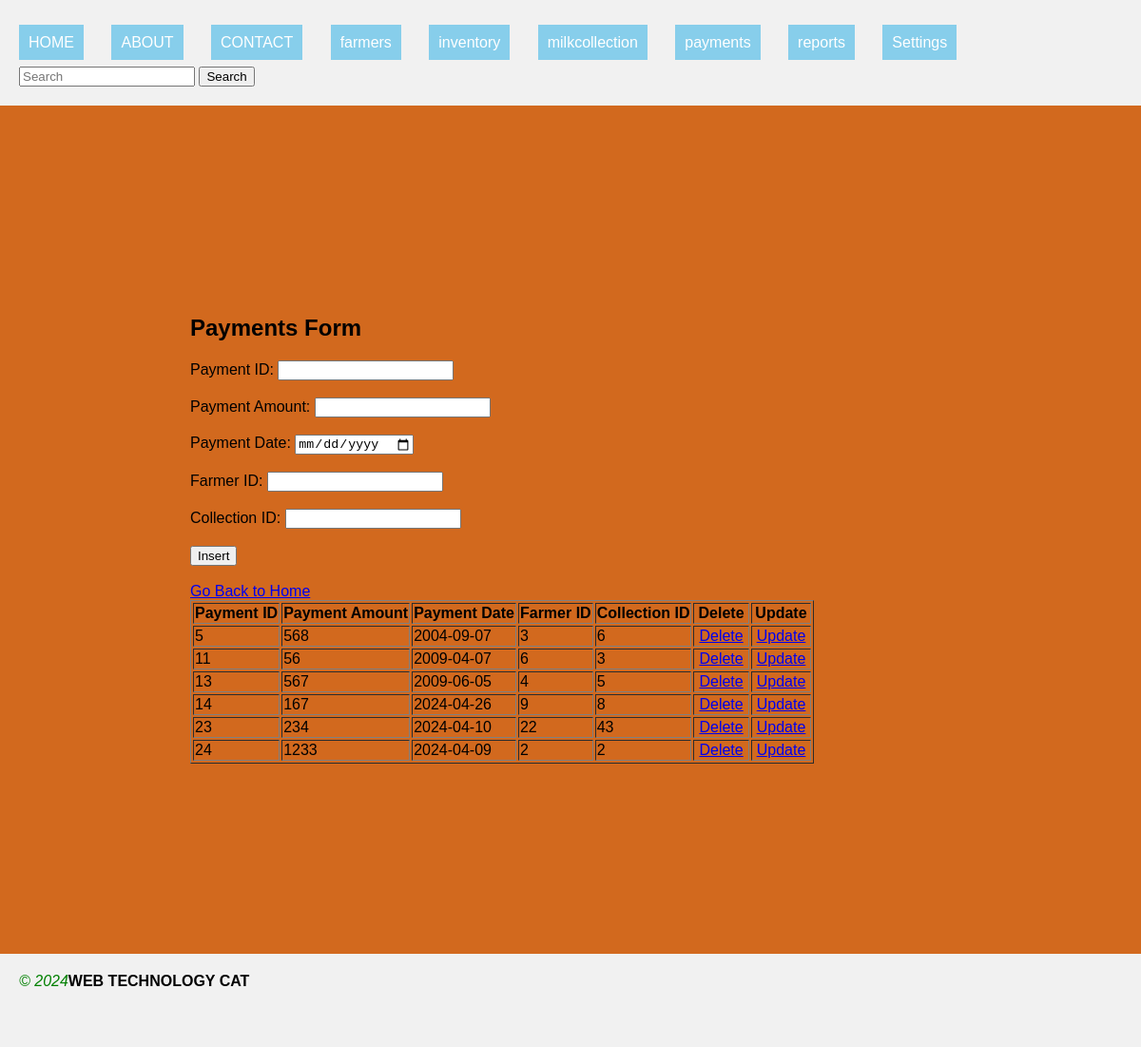
The page /payments.php on the database its author committed.
### tables this page shows
CREATE TABLE `payments` (
  `payment_id` int(11) NOT NULL,
  `payment_amount` int(11) DEFAULT NULL,
  `payment_date` date NOT NULL,
  `farmer_id` int(11) DEFAULT NULL,
  `collection_id` int(11) DEFAULT NULL
);

### payments.php (the view, shortened to what this page needs)
<!DOCTYPE html>
<html lang="en">
<head>
  <link rel="stylesheet" type="text/css" href="style.css" title="style 1" media="screen, tv, projection, handheld, print"/>
</head>
<header>
<body bgcolor="chocolate">
  <ul style="list-style-type: none; padding: 0;">
    <li style="display: inline; margin-right: 10px;"><a href="./home.html" style="padding: 10px; color: white; background-color: skyblue; text-decoration: none; margin-right: 15px;">HOME</a></li>
    <li style="display: inline; margin-right: 10px;"><a href="./about.html" style="padding: 10px; color: white; background-color: skyblue; text-decoration: none; margin-right: 15px;">ABOUT</a></li>
    <li style="display: inline; margin-right: 10px;"><a href="./contact.html" style="padding: 10px; color: white; background-color: skyblue; text-decoration: none; margin-right: 15px;">CONTACT</a></li>
    <li style="display: inline; margin-right: 10px;"><a href="./farmers.php" style="padding: 10px; color: white; background-color: skyblue; text-decoration: none; margin-right: 15px;">farmers</a></li>
    <li style="display: inline; margin-right: 10px;"><a href="./inventory.php" style="padding: 10px; color: white; background-color: skyblue; text-decoration: none; margin-right: 15px;">inventory</a></li>
    <li style="display: inline; margin-right: 10px;"><a href="./milkcollection.php" style="padding: 10px; color: white; background-color: skyblue; text-decoration: none; margin-right: 15px;">milkcollection</a></li>
    <li style="display: inline; margin-right: 10px;"><a href="./payments.php" style="padding: 10px; color: white; background-color: skyblue; text-decoration: none; margin-right: 15px;">payments</a></li>
    <li style="display: inline; margin-right: 10px;"><a href="./reports.php" style="padding: 10px; color: white; background-color: skyblue; text-decoration: none; margin-right: 15px;">reports</a></li>
    <li class="dropdown" style="display: inline; margin-right: 10px;">
      <a href="#" style="padding: 10px; color: white; background-color: skyblue; text-decoration: none; margin-right: 15px;">Settings</a>
    </li>
  </ul>
  <form class="d-flex" role="search" action="search.php">
    <input class="form-control me-2" type="search" placeholder="Search" aria-label="Search" name="query">
    <button class="btn btn-outline-success" type="submit">Search</button>
  </form>
</header>
<section>
    <h1>Payments Form</h1>
    <form method="post">
        <label for="payid">Payment ID:</label>
        <input type="number" id="payid" name="payid" required><br><br>
        <label for="payamount">Payment Amount:</label>
        <input type="number" id="payamount" name="payamount" required><br><br>
        <label for="paydate">Payment Date:</label>
        <input type="date" id="paydate" name="paydate" required><br><br>
        <label for="famid">Farmer ID:</label>
        <input type="number" id="famid" name="famid" required><br><br>
        <label for="collectid">Collection ID:</label>
        <input type="number" id="collectid" name="collectid" required><br><br>
        <input type="submit" name="insert" value="Insert"><br><br>
        <a href="./home.html">Go Back to Home</a>
    </form>
    <?php
   include 'db_connection.php';
    ?>
    <table>
        <table border="1">
        <tr>
            <th>Payment ID</th>
            <th>Payment Amount</th>
            <th>Payment Date</th>
            <th>Farmer ID</th>
            <th>Collection ID</th>
            <th>Delete</th>
            <th>Update</th>
        </tr>
        <?php
        $sql = "SELECT * FROM payments";
        $result = $connection->query($sql);
        if ($result->num_rows > 0) {
            while ($row = $result->fetch_assoc()) {
                $payment_id = $row["payment_id"];
                echo "<tr>
                    <td>" . $row["payment_id"] . "</td>
                    <td>" . $row["payment_amount"] . "</td>
                    <td>" . $row["payment_date"] . "</td>
                    <td>" . $row["farmer_id"] . "</td>
                    <td>" . $row["collection_id"] . "</td>
                    <td><a style='padding:4px' href='delete_payments.php?payment_id=$payment_id'>Delete</a></td>
                    <td><a style='padding:4px' href='update_payments.php?payment_id=$payment_id'>Update</a></td>
                  </tr>";
            }
        } else {
            echo "<tr><td colspan='7'>No data found</td></tr>";
        }
        ?>
    </table>
</section>
  <footer>
       <marquee><i style="color: green;">&copy; 2024</i><b>WEB TECHNOLOGY CAT</b></marquee>
  <footer>
</body>
</html>

### style.css (style rules this page uses)
body { font-family: Arial, sans-serif; margin: 0; padding: 0; }
header { background-color: #f1f1f1; padding: 20px; }
section { padding: 200px; }
footer { background-color: #f1f1f1; padding: 20px; }
.dropdown { position: relative; display: inline; margin-right: 10px; }

### payments.php (style rules this page uses)
.dropdown { position: relative; display: inline; margin-right: 10px; }

### rows shown on the page
payments: payment_id "5", payment_amount "568", payment_date "2004-09-07", farmer "3", collection "6"
payments: payment_id "11", payment_amount "56", payment_date "2009-04-07", farmer "6", collection "3"
payments: payment_id "13", payment_amount "567", payment_date "2009-06-05", farmer "4", collection "5"
payments: payment_id "14", payment_amount "167", payment_date "2024-04-26", farmer "9", collection "8"
payments: payment_id "23", payment_amount "234", payment_date "2024-04-10", farmer "22", collection "43"
payments: payment_id "24", payment_amount "1233", payment_date "2024-04-09", farmer "2", collection "2"
